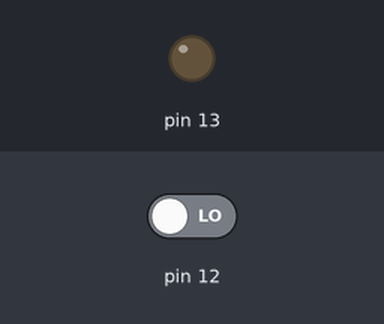
The sketch below on a simulated Arduino Uno, built with avr-gcc and run on an emulated ATmega328P. On the bench: output pins drawn as LEDs (lit = HIGH). Inputs (shaded band) come from the test bench; at power-on: pin 12 LOW.

Above: at 1.2 s.
1.3 s: pin 12 driven HIGH
At 1.7 s:
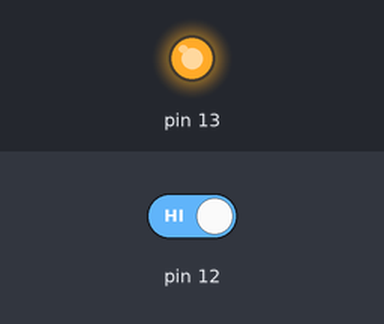
2.8 s: pin 12 driven LOW
At 4.0 s:
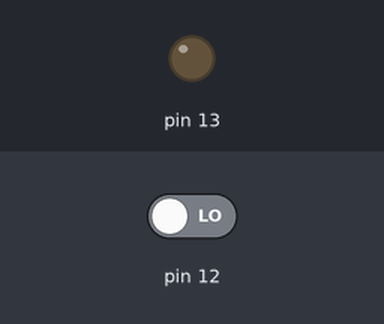
Timing chart, 0 to 5.8 s (numbered marks = the images above; inputs shaded):
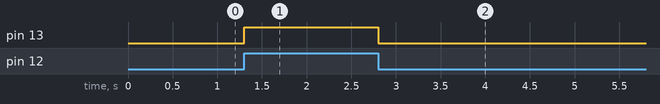

The sketch:

second.ino
```cpp
void setup() {
  // put your setup code here, to run once:
pinMode(13,OUTPUT);
pinMode(12,INPUT);
}

void loop() {
  // put your main code here, to run repeatedly:
int s=digitalRead(12);
if(s==1)
digitalWrite(13,HIGH);
else
digitalWrite(13,LOW);

}
```

Measured:
- after the input at 1.3 s, pin 13: LOW → HIGH at once
- after the input at 2.8 s, pin 13: HIGH → LOW at once
